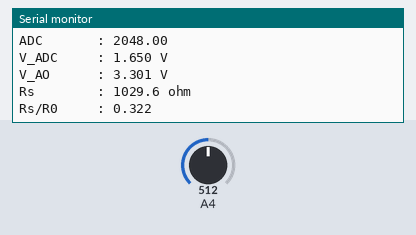
The sketch below on a simulated Arduino Zero (SAMD21). Parts: the last lines printed to the serial monitor. The test bench sets the inputs (shaded band); at power-on: A4 = 512 (analog values on the 0–1023 scale).

Above: at 1.2 s.
1.3 s: A4 set to 0
At 3.3 s:
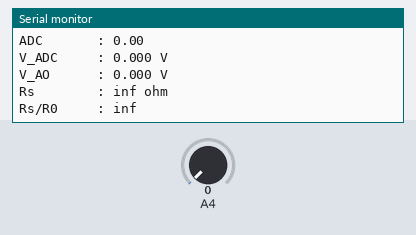
4.2 s: A4 set to 122
At 5.7 s:
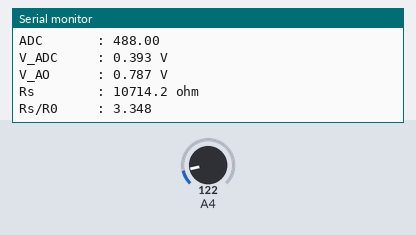
Timing chart, 0 to 7.2 s (numbered marks = the images above; inputs shaded):
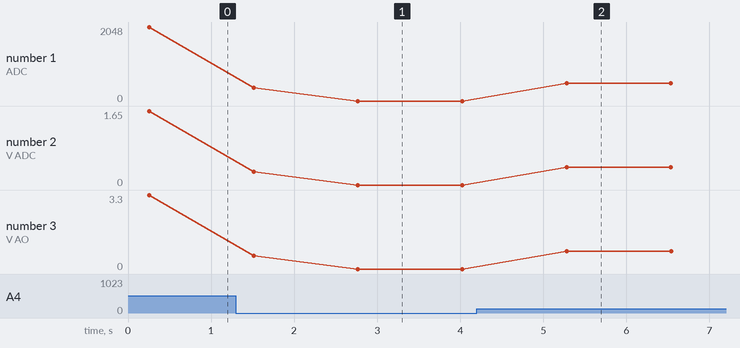

The sketch:

HieuChuanMQ135.ino
```cpp
#include <Arduino.h>

#define AO_PIN 4
#define VCC 5.0
#define RL 2000.0      // 202 = 2 kΩ
#define R0 3200.0

void setup() {
  Serial.begin(115200);

  analogReadResolution(12);
}

void loop() {
  const int N = 50;
  long sum = 0;
  for (int i = 0; i < N; i++) {
    sum += analogRead(AO_PIN);
    delay(5);
  }
  float adc = sum / (float)N;
  float Vadc = adc * 3.3 / 4095.0;
  float Vao = Vadc * 2;
  float Rs = ((VCC - Vao) / Vao) * RL;
  float ratio = Rs / R0;

  Serial.println("--------------------");
  Serial.print("ADC       : ");
  Serial.println(adc);

  Serial.print("V_ADC     : ");
  Serial.print(Vadc, 3);
  Serial.println(" V");

  Serial.print("V_AO      : ");
  Serial.print(Vao, 3);
  Serial.println(" V");

  Serial.print("Rs        : ");
  Serial.print(Rs, 1);
  Serial.println(" ohm");

  Serial.print("Rs/R0     : ");
  Serial.println(ratio, 3);

  delay(1000);
}
```

Measured:
- after the input at 1.3 s, the serial monitor: prints a new line after 0.21 s (image 1)
- after the input at 4.2 s, the serial monitor: prints a new line after 1.1 s (image 2)
- plotted number 1: 0 → 488 after the input at 4.2 s
- plotted number 2: 0 → 0.39 after the input at 4.2 s
- plotted number 3: 0 → 0.79 after the input at 4.2 s
